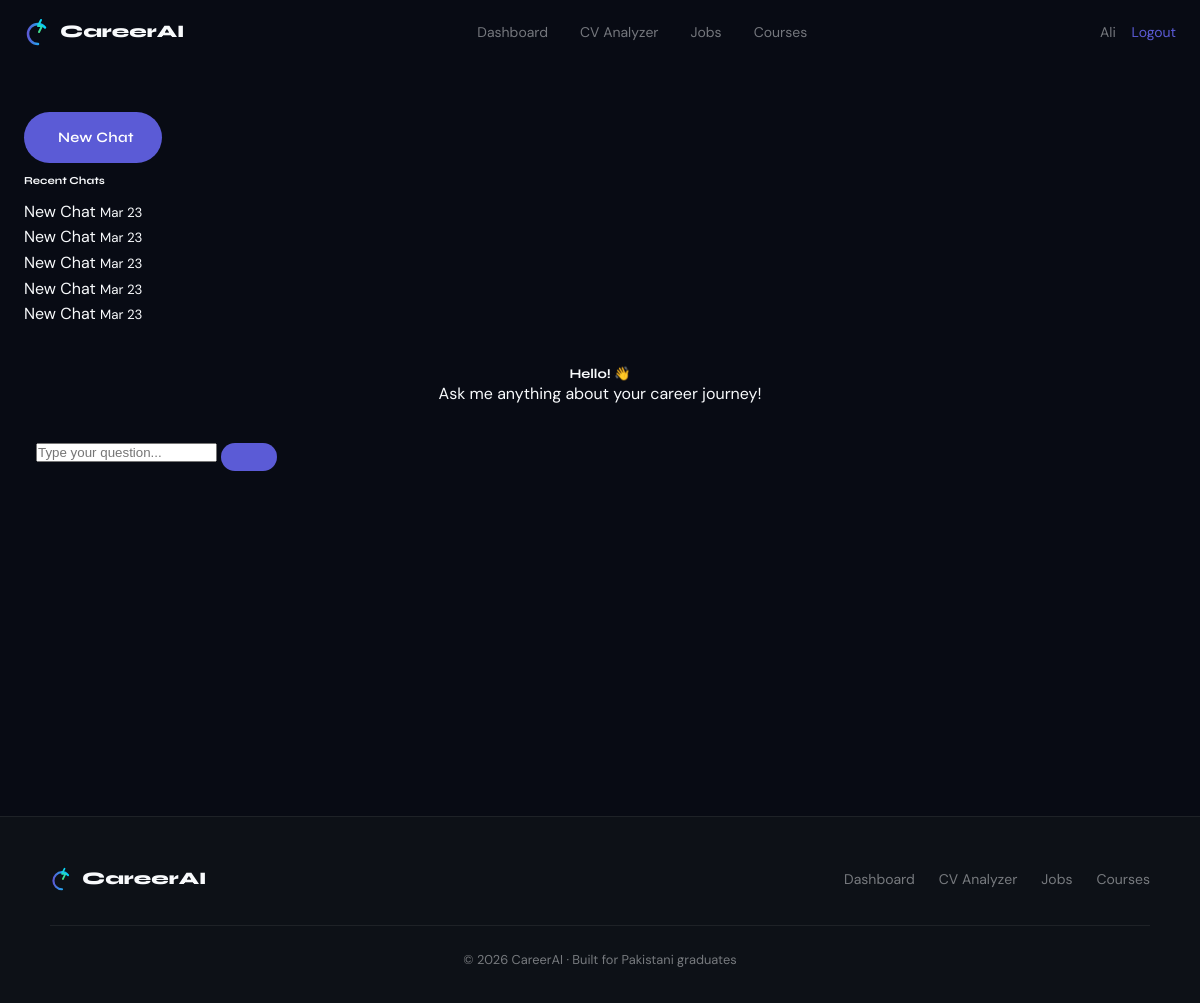
Page /chatbot/chat/5/ (signed in) on the committed database.
### chatbot/models.py (models this page shows, shortened)
class ChatSession(models.Model):
    user = models.ForeignKey(User, on_delete=models.CASCADE, related_name='chat_sessions')
    title = models.CharField(max_length=200, default='New Chat')
    is_active = models.BooleanField(default=True)
    created_at = models.DateTimeField(auto_now_add=True)
    updated_at = models.DateTimeField(auto_now=True)
    class Meta:
        db_table = 'chatbot_chat_session'
        ordering = ['-updated_at']

### chatbot/views.py (the view)
# urls.py: path('', views.chat, name='chat'),
@login_required(login_url='login')
@require_http_methods(["GET", "POST"])
def chat(request, session_id=None):
    if session_id:
        session = get_object_or_404(ChatSession, pk=session_id, user=request.user)
    else:
        session = ChatSession.objects.create(user=request.user)
        return redirect('chat_detail', session_id=session.pk)
    if request.method == 'POST':
        form = ChatMessageForm(request.POST)
        if form.is_valid():
            user_message = form.cleaned_data.get('content')
            ChatMessage.objects.create(
                session=session,
                message_type='user',
                content=user_message
            )
            bot_response, intent, confidence = generate_bot_response(user_message, request.user)
            ChatMessage.objects.create(
                session=session,
                message_type='bot',
                content=bot_response,
                intent=intent,
                confidence_score=confidence
            )
            session.updated_at = timezone.now()
            session.save(update_fields=['updated_at'])
            return redirect('chat_detail', session_id=session.pk)
    else:
        form = ChatMessageForm()
    messages_list = session.messages.all()
    context = {
        'session': session,
        'messages': messages_list,
        'form': form,
    }
    return render(request, 'chatbot/chat.html', context)

### chatbot/forms.py
class ChatMessageForm(forms.ModelForm):
    class Meta:
        model = ChatMessage
        fields = ['content']
        widgets = {
            'content': forms.TextInput(attrs={
                'class': 'form-control',
                'placeholder': 'Type your question...',
                'autocomplete': 'off'
            })
        }

### templates/chatbot/chat.html (shortened to what this page needs)
{% extends 'base.html' %}
{% load static %}
{% block content %}
<div class="container-fluid mt-4">
    <div class="row" style="height: 80vh;">
        <div class="col-md-3 border-end d-flex flex-column">
            <a href="{% url 'chat' %}" class="btn btn-primary mb-3">
                 New Chat
            </a>
            <div style="overflow-y: auto; flex: 1;">
                <h6 class="mb-3">Recent Chats</h6>
                {% for session in user.chat_sessions.all|slice:":10" %}
                    <div class="list-group-item {% if session.id == session.id %}active{% endif %}">
                        <a href="{% url 'chat_detail' session.id %}" class="text-decoration-none">
                            {{ session.title|truncatewords:5 }}
                        </a>
                        <small class="text-muted d-block">{{ session.updated_at|date:"M d" }}</small>
                    </div>
                {% endfor %}
            </div>
        </div>
        <div class="col-md-9 d-flex flex-column">
            <div style="flex: 1; overflow-y: auto; padding: 20px;">
                {% if messages %}
                    {% for message in messages %}
                        <div class="mb-3">
                            {% if message.message_type == 'user' %}
                                <div class="text-end">
                                    <div class="badge bg-primary d-inline-block" style="max-width: 80%;">
                                        {{ message.content }}
                                    </div>
                                </div>
                            {% else %}
                                <div class="text-start">
                                    <div class="badge bg-light text-dark d-inline-block" style="max-width: 80%;">
                                        {{ message.content|linebreaks }}
                                    </div>
                                    {% if user.is_authenticated %}
                                        <div class="small mt-2">
                                            <button class="btn btn-link btn-sm p-0" data-message-id="{{ message.id }}">
                                                <i class="fas fa-thumbs-up"></i>
                                            </button>
                                            <button class="btn btn-link btn-sm p-0" data-message-id="{{ message.id }}">
                                                <i class="fas fa-thumbs-down"></i>
                                            </button>
                                        </div>
                                    {% endif %}
                                </div>
                            {% endif %}
                        </div>
                    {% endfor %}
                {% else %}
                    <div class="text-center mt-5">
                        <h5>Hello! 👋</h5>
                        <p class="text-muted">Ask me anything about your career journey!</p>
                    </div>
                {% endif %}
            </div>
            <div class="border-top p-3">
                <form method="POST" class="d-flex gap-2">
                    {{ form.content }}
                    <button type="submit" class="btn btn-primary">
                    </button>
                </form>
            </div>
        </div>
    </div>
</div>
{% endblock %}

### templates/base.html (shortened to what this page needs)
{% load static %}
<!DOCTYPE html>
<html lang="en">
<head>
  <script src="https://cdn.tailwindcss.com"></script>
  <link rel="stylesheet" href="{% static 'css/main.css' %}">
</head>
<body>
{% block navbar %}
<nav class="navbar" role="navigation" aria-label="Main navigation">
  <a href="{% url 'home' %}" class="navbar-logo">
    CareerAI
  </a>
  <ul class="navbar-links" role="list">
    <li><a href="{% url 'dashboard' %}">Dashboard</a></li>
    <li><a href="{% url 'upload_cv_analysis' %}">CV Analyzer</a></li>
    <li><a href="{% url 'job_list' %}">Jobs</a></li>
    <li><a href="{% url 'resource_hub' %}">Courses</a></li>
  </ul>
  <div class="navbar-actions">
    {% if user.is_authenticated %}
      <span class="navbar-user">
        {{ user.username }}
        <a href="{% url 'logout' %}">Logout</a>
      </span>
    {% else %}
      <a href="{% url 'login' %}" class="btn-signin">Sign In</a>
      <a href="{% url 'register' %}" class="btn-nav-cta">Get Started →</a>
    {% endif %}
  </div>
</nav>
{% endblock navbar %}
<main>
  {% block content %}{% endblock %}
</main>
{% block footer %}
<footer class="site-footer">
  <div class="footer-inner">
    <div class="footer-row1">
      <a href="{% url 'home' %}" class="navbar-logo">
        CareerAI
      </a>
      <ul class="footer-nav" role="list">
        <li><a href="{% url 'dashboard' %}">Dashboard</a></li>
        <li><a href="{% url 'upload_cv_analysis' %}">CV Analyzer</a></li>
        <li><a href="{% url 'job_list' %}">Jobs</a></li>
        <li><a href="{% url 'resource_hub' %}">Courses</a></li>
      </ul>
    </div>
    <p class="footer-copyright">© 2026 CareerAI · Built for Pakistani graduates</p>
  </div>
</footer>
{% endblock footer %}
</body>
</html>

### static/css/main.css (style rules this page uses)
:root { --bg-primary: #080B14; --bg-secondary: #0D1117; --bg-card: #111827; --text-primary: #F8FAFC; --text-muted: rgba(248, 250, 252, 0.45); --accent-indigo: #5B5BD6; --accent-blue: #00D4FF; --accent-green: #4ADE80; --border: rgba(248, 250, 252, 0.07); --border-hover: rgba(91, 91, 214, 0.4); --radius-card: 12px; --radius-btn: 999px; --radius-input: 8px; --transition: all 0.2s ease; }
*, *::before, *::after { box-sizing: border-box; margin: 0; padding: 0; }
html { scroll-behavior: smooth; font-size: 16px; }
body { background-color: var(--bg-primary); color: var(--text-primary); font-family: 'DM Sans', system-ui, sans-serif; font-weight: 400; line-height: 1.6; min-height: 100vh; display: flex; flex-direction: column; overflow-x: hidden; }
main { flex: 1; }
a { color: inherit; text-decoration: none; }
img, svg { display: block; max-width: 100%; }
h1, h2, h3, h4, h5, h6 { font-family: 'Syne', system-ui, sans-serif; font-weight: 700; line-height: 1.1; color: var(--text-primary); }
.btn-primary { display: inline-flex; align-items: center; gap: 6px; background: var(--accent-indigo); color: #fff; font-family: 'Syne', sans-serif; font-weight: 600; font-size: 0.9rem; padding: 14px 28px; border-radius: var(--radius-btn); border: none; cursor: pointer; transition: var(--transition); text-decoration: none; letter-spacing: 0.02em; }
.navbar { position: fixed; top: 0; left: 0; right: 0; z-index: 50; padding: 0 1.5rem; height: 64px; display: flex; align-items: center; justify-content: space-between; background: transparent; transition: background 0.3s ease, border-bottom 0.3s ease, backdrop-filter 0.3s ease; }
.navbar-logo { font-family: 'Syne', sans-serif; font-weight: 800; font-size: 1.1rem; color: var(--text-primary); text-decoration: none; display: flex; align-items: center; gap: 8px; flex-shrink: 0; }
.logo-icon { display: block; flex-shrink: 0; }
.navbar-links { display: none; align-items: center; gap: 2rem; list-style: none; }
.navbar-links a { font-family: 'DM Sans', sans-serif; font-size: 0.875rem; color: var(--text-muted); text-decoration: none; transition: color 0.2s ease; }
.navbar-actions { display: flex; align-items: center; gap: 12px; flex-shrink: 0; }
.navbar-user { font-family: 'DM Sans', sans-serif; font-size: 0.875rem; color: var(--text-muted); }
.navbar-user a { color: var(--accent-indigo); margin-left: 12px; transition: color 0.2s; }
@media (min-width: 768px) { .navbar-links { display: flex; } }
.site-footer { background: var(--bg-secondary); border-top: 1px solid var(--border); padding: 48px 1.5rem 32px; }
.footer-inner { max-width: 1100px; margin: 0 auto; }
.footer-row1 { display: flex; flex-direction: column; gap: 1.5rem; align-items: flex-start; margin-bottom: 2rem; }
@media (min-width: 768px) { .footer-row1 { flex-direction: row; align-items: center; justify-content: space-between; } }
.footer-nav { display: flex; flex-wrap: wrap; gap: 1.5rem; list-style: none; }
.footer-nav a { font-family: 'DM Sans', sans-serif; font-size: 0.875rem; color: var(--text-muted); text-decoration: none; transition: color 0.2s; }
.footer-copyright { font-family: 'DM Sans', sans-serif; font-size: 0.8rem; color: var(--text-muted); text-align: center; padding-top: 1.5rem; border-top: 1px solid var(--border); }
main > .container, main > .container-fluid { padding-top: 96px; padding-bottom: 64px; padding-left: 1.5rem; padding-right: 1.5rem; max-width: 1200px; margin-left: auto; margin-right: auto; }

### rows in the picture
ChatSession: title "New Chat", updated_at "Mar 23"
ChatSession: title "New Chat", updated_at "Mar 23"
ChatSession: title "New Chat", updated_at "Mar 23"
ChatSession: title "New Chat", updated_at "Mar 23"
ChatSession: title "New Chat", updated_at "Mar 23"

### other values in the picture
{{ user.username }} "Ali"
